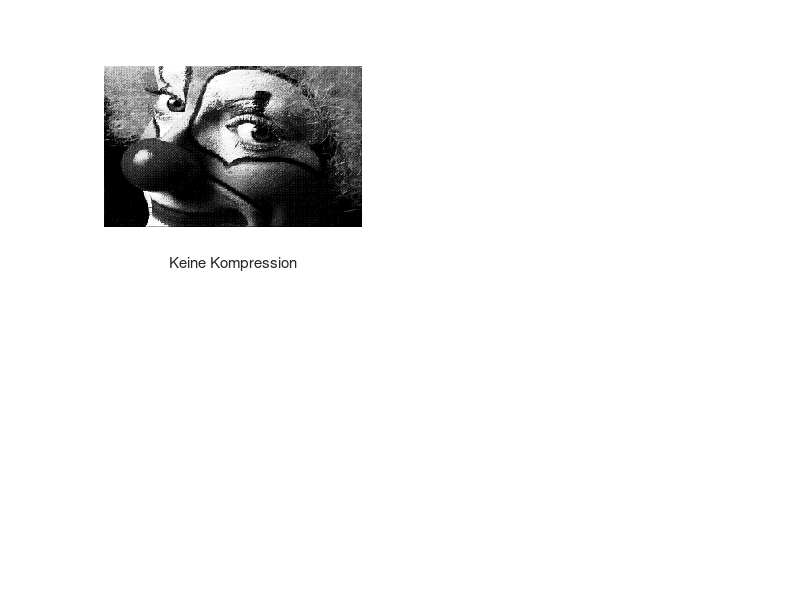

Here is the MATLAB script that generated this plot: (Note: this script raises an error after producing the figure.)
% Programmieraufgabe 6.6
% Liste der Gruppenmitglieder (Name, Matrikelnummer)
%   1.  Rene-David Brüggemann, 10040204
%   2.  Jean-Luc Brüggemann, 10048805
%   3.  Kilian Hartmann, 10031802
%
% Programmiersprache: Octave
% Version:            version 6.4.0-2
%
% Liste der eingesendeten Dateien:
%   1.  svd_approx.m
%   2.  matrix.mat
%   3.  matrix_1.mat
%   4.  matrix_2.mat
%   5.  matrix_3.mat
%
%
% Housekeeping
clc;
clear all;
close all;
tic;    # start clock

% Anfang des Skriptes

#### Beginn mit der Kompression des ersten Bildes ######

matrix = importdata('matrix.mat');          # Laden der Bilddatei

nu = [3, 10, 20];                # Def. der gegebene nu's


####  Kompression des Bildes mit der Methode svd_approx ####

figure (1);

subplot(2,2,1), imshow(matrix)
  xlabel (sprintf("Keine Kompression"));

for i = 1:3
  C = svd_approx(matrix, nu(i));

  subplot(2,2,i+1), imshow(C)
    xlabel (sprintf("Kompression mit Rang(A) = r = %d", nu(i)));
endfor



##  Naechste Bildatei ####

nu = [3, 30, 60];                           # Def. von nu fuer die anderen Matrizen

matrix = importdata('matrix_1.mat');        # Laden der Bildatei #1

##  Kompression ####

figure (2);

subplot(2,2,1), imshow(matrix)
  xlabel (sprintf("Keine Kompression"));

for i = 1:3
  C = svd_approx(matrix, nu(i));

  subplot(2,2,i+1), imshow(C)
    xlabel (sprintf("Kompression mit Rang(A) = r = %d", nu(i)));
endfor



####  Naechste Bildatei ####
    
matrix = importdata('matrix_2.mat');      # Laden der Bildatei #2

####  Kompression ####

figure(3);

subplot(2,2,1), imshow(matrix)
  xlabel (sprintf("Keine Kompression"));

for i = 1:3
  C = svd_approx(matrix, nu(i));

  subplot(2,2,i+1), imshow(C)
    xlabel (sprintf("Kompression mit Rang(A) = r = %d", nu(i)));
endfor



#### Naechste Bildatei  ####

matrix = importdata('matrix_3.mat');      # Laden der Bildatei #3

####  Kompression ####

figure(4);

subplot(2,2,1), imshow(matrix)
  xlabel (sprintf("Keine Kompression"));

for i = 1:3
  C = svd_approx(matrix, nu(i));

  subplot(2,2,i+1), imshow(C)
    xlabel (sprintf("Kompression mit Rang(A) = r = %d", nu(i)));
endfor

toc
